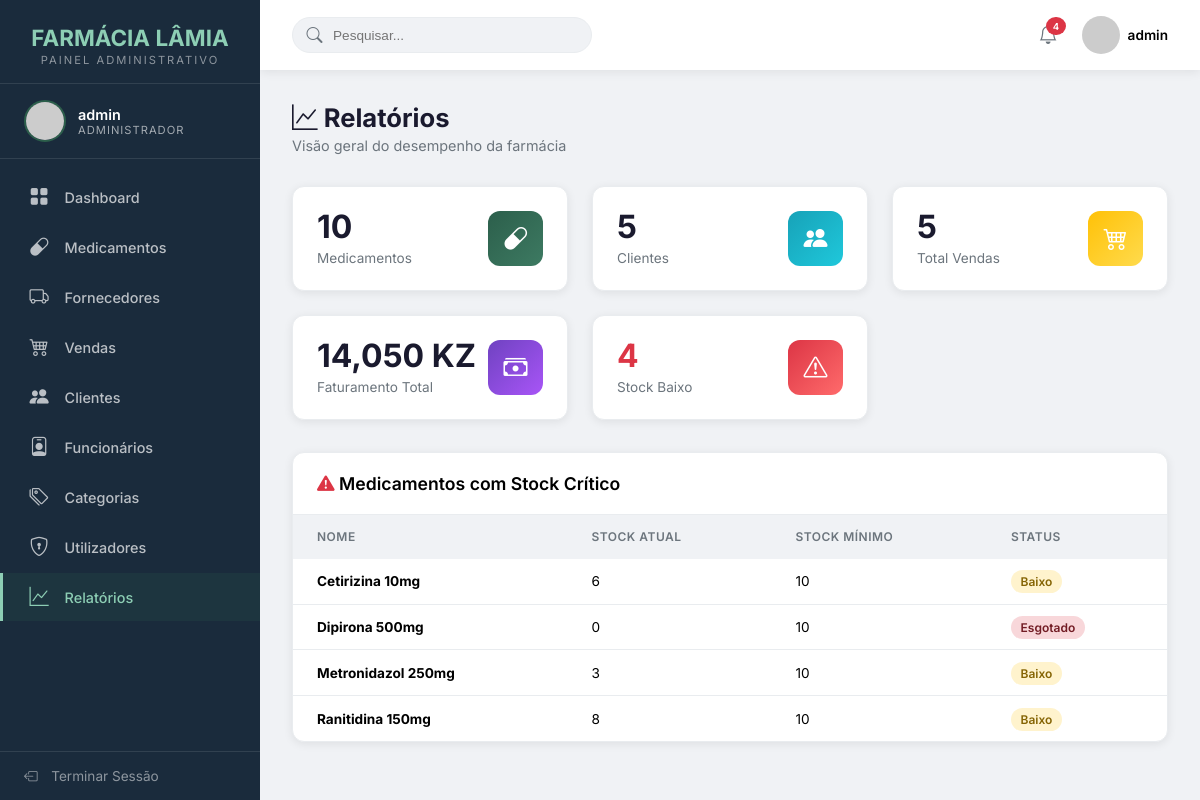
Screenshot of /VIEWS/Admin/relatorios.php (signed in) with the database file from the repository.
### tables this page shows
CREATE TABLE `medicamento` (
  `idMedicamento` int NOT NULL AUTO_INCREMENT,
  `nome` varchar(120) NOT NULL,
  `descricao` text,
  `principioAtivo` varchar(100) DEFAULT NULL,
  `dosagem` varchar(50) DEFAULT NULL,
  `precoCompra` decimal(10,2) NOT NULL,
  `precoVenda` decimal(10,2) NOT NULL,
  `quantidadeEstoque` int NOT NULL DEFAULT '0',
  `estoqueMinimo` int NOT NULL DEFAULT '10',
  `dataFabricacao` date DEFAULT NULL,
  `dataValidade` date NOT NULL,
  `necessitaReceita` tinyint(1) DEFAULT '0',
  `idCategoria` int NOT NULL,
  `idFornecedor` int NOT NULL,
  PRIMARY KEY (`idMedicamento`),
  KEY `fk_categoria` (`idCategoria`),
  KEY `fk_fornecedor` (`idFornecedor`),
  KEY `idx_medicamento_nome` (`nome`),
  KEY `idx_medicamento_validade` (`dataValidade`),
  CONSTRAINT `fk_categoria` FOREIGN KEY (`idCategoria`) REFERENCES `categoria` (`idCategoria`) ON DELETE CASCADE ON UPDATE CASCADE,
  CONSTRAINT `fk_fornecedor` FOREIGN KEY (`idFornecedor`) REFERENCES `fornecedor` (`idFornecedor`) ON DELETE CASCADE ON UPDATE CASCADE
);

### VIEWS/Admin/relatorios.php (the view, shortened to what the rows shown need)
<?php
$paginaAtual = basename($_SERVER['PHP_SELF']); $titulo = 'Relatórios';
require_once '../../CONTROLLER/MedicamentoController.php';
$medCtrl = new MedicamentoController();
$medicamentos = $medCtrl->listar()['data'] ?? [];
?>
<!DOCTYPE html>
<html lang="pt">
<head>
    <link rel="stylesheet" href="https://cdn.jsdelivr.net/npm/bootstrap-icons@1.11.3/font/bootstrap-icons.css">
</head>
<body>
    <aside class="sidebar" id="sidebar">
        <div class="sidebar-logo">
            <h2>FARMÁCIA LÂMIA</h2>
        </div>
    </aside>
    <div class="main-content">
        <div class="page-content">
            <div class="page-header">
                <h1><i class="bi bi-graph-up"></i> <?php echo $titulo; ?></h1>
            </div>
            <div class="table-container">
                <table>
                    <thead>
                        <tr><th>Nome</th><th>Stock Atual</th><th>Stock Mínimo</th><th>Status</th></tr>
                    </thead>
                    <tbody>
                        <?php $c = 0; foreach($medicamentos as $m): if($m->getQuantidadeEstoque() < $m->getEstoqueMinimo() && $c < 10): $c++; ?>
                        <tr>
                            <td><strong><?php echo htmlspecialchars($m->getNome()); ?></strong></td>
                            <td><?php echo $m->getQuantidadeEstoque(); ?></td>
                            <td><?php echo $m->getEstoqueMinimo(); ?></td>
                            <td><span class="badge <?php echo $m->getQuantidadeEstoque() == 0 ? 'badge-danger' : 'badge-warning'; ?>"><?php echo $m->getQuantidadeEstoque() == 0 ? 'Esgotado' : 'Baixo'; ?></span></td>
                        </tr>
                        <?php endif; endforeach; ?>
                    </tbody>
                </table>
            </div>
        </div>
    </div>
</body>
</html>

### rows the page displays
medicamento: nome "Cetirizina 10mg", quantidadeEstoque "6", estoqueMinimo "10", shows "Baixo"
medicamento: nome "Dipirona 500mg", quantidadeEstoque "0", estoqueMinimo "10", shows "Esgotado"
medicamento: nome "Metronidazol 250mg", quantidadeEstoque "3", estoqueMinimo "10", shows "Baixo"
medicamento: nome "Ranitidina 150mg", quantidadeEstoque "8", estoqueMinimo "10", shows "Baixo"

### other values shown
$usuario['username'] "admin"
$nivel "ADMINISTRADOR"
$stockBaixo "4"
$titulo "Relatórios"
count($medicamentos) "10"
$totalClientes "5"
$totalVendas "5"
$faturamento "14,050"
